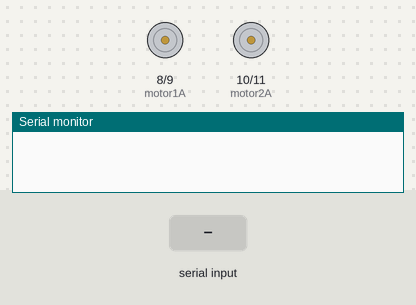
The sketch below on a simulated Arduino Uno, built with avr-gcc and run on an emulated ATmega328P. On the bench: motor-driver pin pairs drawn as motors (green arrow = first pin HIGH = forward, orange = second pin HIGH = backward, longer = more drive), the last lines printed to the serial monitor. The inputs (shaded band) are chosen by the test bench.

Above: at 1.2 s.
1.3 s: "f" received over Serial
At 2.5 s:
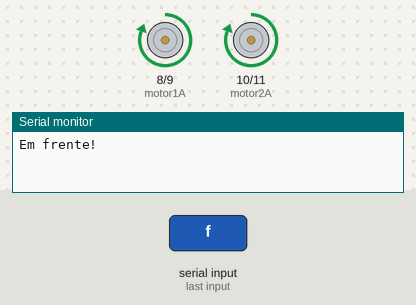
2.8 s: "p" received over Serial
At 3.8 s:
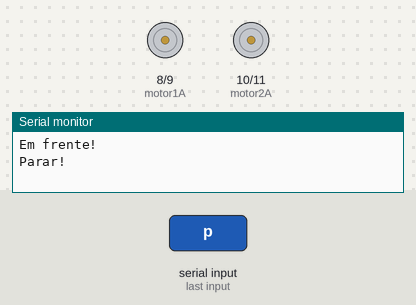
Timing chart, 0 to 5.8 s (numbered marks = the images above; inputs shaded):
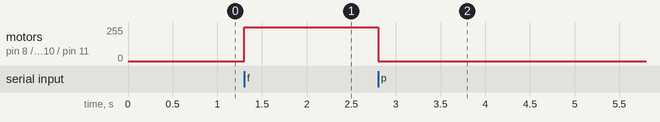

The sketch:

ControlaPonteH.ino
```cpp
int motor1A = 8;
int motor1B = 9;
int motor2A = 10;
int motor2B = 11;

void setup() {
  pinMode(motor1A,OUTPUT);
  pinMode(motor1B,OUTPUT);
  pinMode(motor2A,OUTPUT);
  pinMode(motor2B,OUTPUT);
Serial.begin(9600);
}

void loop() {
  char leitura = Serial.read();
  switch (leitura){
    case 'f':
      digitalWrite(motor1A,HIGH);
      digitalWrite(motor2A,HIGH);
      digitalWrite(motor1B,LOW);
      digitalWrite(motor2B,LOW);
      Serial.println("Em frente!");
    break;
    case 'p':
    digitalWrite(motor1A,LOW);
      digitalWrite(motor2A,LOW);
      digitalWrite(motor1B,LOW);
      digitalWrite(motor2B,LOW);
      Serial.println("Parar!");
    break;
  }
}
```

Measured:
- after the input at 1.3 s, motor on pin 8 (motor1A) / pin 9 (motor1B), motor on pin 10 (motor2A) / pin 11 (motor2B): stopped → forward 255/255 at once
- after the input at 2.8 s, motor on pin 8 (motor1A) / pin 9 (motor1B), motor on pin 10 (motor2A) / pin 11 (motor2B): forward 255/255 → stopped at once
